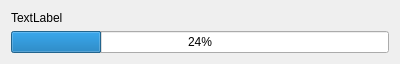
<?xml version="1.0" encoding="UTF-8"?>
<ui version="4.0">
 <class>Dialog</class>
 <widget class="QDialog" name="Dialog">
  <property name="geometry">
   <rect>
    <x>0</x>
    <y>0</y>
    <width>400</width>
    <height>58</height>
   </rect>
  </property>
  <property name="windowTitle">
   <string>Dialog</string>
  </property>
  <layout class="QVBoxLayout" name="verticalLayout">
   <item>
    <widget class="QLabel" name="lbl_Message">
     <property name="text">
      <string>TextLabel</string>
     </property>
    </widget>
   </item>
   <item>
    <widget class="QProgressBar" name="progressBar">
     <property name="value">
      <number>24</number>
     </property>
    </widget>
   </item>
  </layout>
 </widget>
 <resources/>
 <connections/>
</ui>
